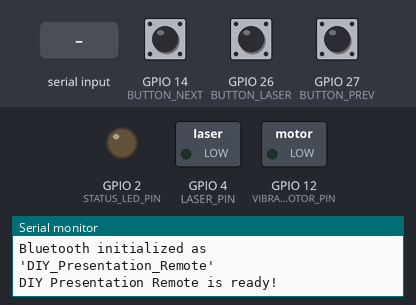
This sketch was run on a simulated ESP32. Shown: switched loads named in the sketch (green lamp = pin HIGH), output pins drawn as LEDs (lit = HIGH), the last lines printed to the serial monitor. The test bench sets the inputs (shaded band); at power-on: GPIO 26 (BUTTON_LASER) HIGH, GPIO 14 (BUTTON_NEXT) HIGH, GPIO 27 (BUTTON_PREV) HIGH (analog values on the 0–4095 scale). Nothing arrives over Bluetooth unless stated.

Above: at 3.4 s.
3.5 s: GPIO 26 (BUTTON_LASER) pulled LOW for 0.15 s
At 4.1 s:
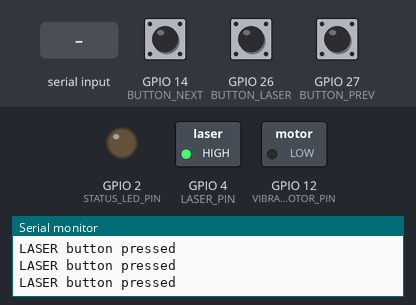
5.1 s: "OK\n" received over the second serial link
At 5.21 s:
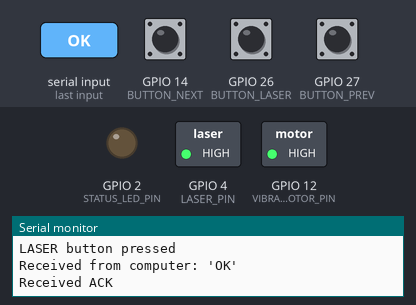
Timing chart, 0 to 8.1 s (numbered marks = the images above; inputs shaded):
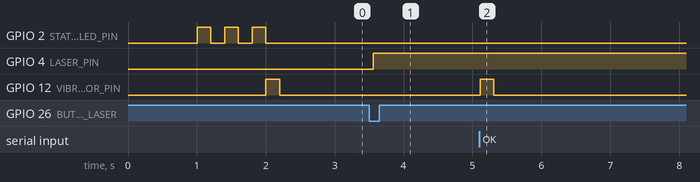

The sketch:

nexer_claude_ver2.ino
```cpp
#include <BluetoothSerial.h>

// Check if Bluetooth is properly supported
#if !defined(CONFIG_BT_ENABLED) || !defined(CONFIG_BLUEDROID_ENABLED)
#error Bluetooth is not enabled! Please run `make menuconfig` to enable it
#endif

// Initialize BluetoothSerial
BluetoothSerial SerialBT;

// Define pin connections
#define BUTTON_NEXT 14       // Next slide button pin
#define BUTTON_PREV 27       // Previous slide button pin
#define BUTTON_LASER 26      // Laser button pin
#define LASER_PIN 4          // Laser module pin
#define VIBRATION_MOTOR_PIN 12 // Vibration motor pin
#define BATTERY_PIN 35       // ADC pin for battery monitoring
#define STATUS_LED_PIN 2     // Built-in LED for status indication

// Debounce configuration
#define DEBOUNCE_DELAY 50    // Debounce time in milliseconds
unsigned long lastDebounceTimeNext = 0;
unsigned long lastDebounceTimePrev = 0;
unsigned long lastDebounceTimeLaser = 0;
bool lastNextState = HIGH;
bool lastPrevState = HIGH;
bool lastLaserState = HIGH;

// Battery monitoring
#define BATTERY_CHECK_INTERVAL 60000  // Check battery every minute
unsigned long lastBatteryCheck = 0;
float batteryLevel = 0.0;

// Sleep configuration
#define INACTIVITY_TIMEOUT 300000  // 5 minutes of inactivity before sleep
unsigned long lastActivityTime = 0;
bool deepSleepEnabled = true;

// Communication status
unsigned long lastCommandSentTime = 0;
bool waitingForAck = false;
#define ACK_TIMEOUT 3000     // Time to wait for acknowledgment (3 seconds)

// Debug mode
bool debugMode = true;

void setup() {
  // Initialize Serial for debugging
  Serial.begin(115200);
  delay(1000); // Give time for serial to connect
  Serial.println("\n\n--- DIY Presentation Remote Starting ---");

  // Initialize Bluetooth Serial with unique name that matches Python code
  SerialBT.begin("DIY_Presentation_Remote");
  Serial.println("Bluetooth initialized as 'DIY_Presentation_Remote'");

  // Configure button pins as input with pull-up resistors
  pinMode(BUTTON_NEXT, INPUT_PULLUP);
  pinMode(BUTTON_PREV, INPUT_PULLUP);
  pinMode(BUTTON_LASER, INPUT_PULLUP);

  // Configure output pins
  pinMode(LASER_PIN, OUTPUT);
  pinMode(VIBRATION_MOTOR_PIN, OUTPUT);
  pinMode(STATUS_LED_PIN, OUTPUT);

  // Turn off outputs
  digitalWrite(LASER_PIN, LOW);
  digitalWrite(VIBRATION_MOTOR_PIN, LOW);
  digitalWrite(STATUS_LED_PIN, LOW);

  // Configure ADC for battery monitoring
  analogReadResolution(12);  // 12-bit resolution for ADC

  // Welcome indication
  blinkStatusLED(3, 200); // Blink 3 times
  triggerVibration(200);  // Short vibration

  Serial.println("DIY Presentation Remote is ready!");

  // Update last activity time
  lastActivityTime = millis();
}

void loop() {
  // Read button states with debouncing
  handleButtons();

  // Check for incoming messages
  checkBluetooth();

  // Check battery level periodically
  checkBattery();

  // Check for sleep condition
  checkSleep();

  // Check for acknowledgment timeout
  checkAckTimeout();

  // Small delay for stability
  delay(10);
}

void handleButtons() {
  // Read current button states
  bool currentNextState = digitalRead(BUTTON_NEXT);
  bool currentPrevState = digitalRead(BUTTON_PREV);
  bool currentLaserState = digitalRead(BUTTON_LASER);

  // Handle next slide button with debouncing
  if (currentNextState != lastNextState) {
    lastDebounceTimeNext = millis();
  }

  if ((millis() - lastDebounceTimeNext) > DEBOUNCE_DELAY) {
    if (currentNextState == LOW && lastNextState == HIGH) {  // Button pressed (active LOW with pull-up)
      Serial.println("NEXT button pressed");
      if (!waitingForAck) { // Only send if not waiting for previous ACK
        sendBluetoothCommand("NEXT");
        waitingForAck = true;
        lastCommandSentTime = millis();
        digitalWrite(STATUS_LED_PIN, HIGH); // Turn on LED while waiting for ACK
      } else {
        Serial.println("Ignoring button - still waiting for previous ACK");
      }
      lastActivityTime = millis();  // Update activity time
    }
  }

  // Handle previous slide button with debouncing
  if (currentPrevState != lastPrevState) {
    lastDebounceTimePrev = millis();
  }

  if ((millis() - lastDebounceTimePrev) > DEBOUNCE_DELAY) {
    if (currentPrevState == LOW && lastPrevState == HIGH) {  // Button pressed (active LOW with pull-up)
      Serial.println("PREV button pressed");
      if (!waitingForAck) { // Only send if not waiting for previous ACK
        sendBluetoothCommand("PREV");
        waitingForAck = true;
        lastCommandSentTime = millis();
        digitalWrite(STATUS_LED_PIN, HIGH); // Turn on LED while waiting for ACK
      } else {
        Serial.println("Ignoring button - still waiting for previous ACK");
      }
      lastActivityTime = millis();  // Update activity time
    }
  }

  // Handle laser button with debouncing
  if (currentLaserState != lastLaserState) {
    lastDebounceTimeLaser = millis();
  }

  if ((millis() - lastDebounceTimeLaser) > DEBOUNCE_DELAY) {
    if (currentLaserState == LOW) {  // Button pressed (active LOW with pull-up)
      Serial.println("LASER button pressed");
      digitalWrite(LASER_PIN, HIGH);
      lastActivityTime = millis();  // Update activity time
    } else if (currentLaserState == HIGH && lastLaserState == LOW) {
      Serial.println("LASER button released");
      digitalWrite(LASER_PIN, LOW);
    }
  }

  // Update last states
  lastNextState = currentNextState;
  lastPrevState = currentPrevState;
  lastLaserState = currentLaserState;
}

// Function to check for acknowledgment timeout
void checkAckTimeout() {
  if (waitingForAck && (millis() - lastCommandSentTime > ACK_TIMEOUT)) {
    Serial.println("ACK timeout - no response received");
    waitingForAck = false;
    digitalWrite(STATUS_LED_PIN, LOW);

    // Double vibration to indicate failure
    triggerVibration(100);
    delay(100);
    triggerVibration(100);
  }
}

// Function to check for incoming Bluetooth messages
void checkBluetooth() {
  if (SerialBT.available()) {
    // Read the incoming message
    String message = SerialBT.readStringUntil('\n');
    message.trim(); // Remove any whitespace or newline characters

    Serial.print("Received from computer: '");
    Serial.print(message);
    Serial.println("'");

    // Process the message
    if (message.equals("PING")) {
      Serial.println("Responding to PING");
      SerialBT.println("PONG");
      SerialBT.flush();
    }
    else if (message.equals("BATTERY?")) {
      String batteryMessage = "BATTERY:" + String(batteryLevel, 1);
      Serial.println("Sending: " + batteryMessage);
      SerialBT.println(batteryMessage);
      SerialBT.flush();
    }
    else if (message.equals("OK")) {
      Serial.println("Received ACK");
      waitingForAck = false;
      digitalWrite(STATUS_LED_PIN, LOW);
      triggerVibration(200); // Vibrate to indicate success
    }

    lastActivityTime = millis();  // Update activity time
  }
}

// Function to check battery level
void checkBattery() {
  unsigned long currentTime = millis();

  if (currentTime - lastBatteryCheck >= BATTERY_CHECK_INTERVAL) {
    lastBatteryCheck = currentTime;

    // Read battery voltage through voltage divider
    // Assuming a voltage divider that halves the battery voltage to fit in 3.3V range
    int rawValue = analogRead(BATTERY_PIN);
    float voltage = rawValue * (3.3 / 4095.0) * 2; // Convert to actual voltage

    // Convert voltage to percentage (assuming 4.2V is 100% and 3.3V is 0%)
    batteryLevel = ((voltage - 3.3) / 0.9) * 100.0;
    batteryLevel = constrain(batteryLevel, 0.0, 100.0);

    // Send battery level
    Serial.print("Battery: ");
    Serial.print(batteryLevel);
    Serial.println("%");

    // Low battery warning
    if (batteryLevel < 20.0) {
      // Triple vibration for low battery warning
      triggerVibration(100);
      delay(100);
      triggerVibration(100);
      delay(100);
      triggerVibration(100);
    }
  }
}

// Function to check if the device should go to sleep
void checkSleep() {
  if (deepSleepEnabled && millis() - lastActivityTime > INACTIVITY_TIMEOUT) {
    Serial.println("Entering deep sleep mode...");
    SerialBT.println("SLEEP");
    SerialBT.flush();
    delay(100);

    // Configure wake-up sources (any button press)
    esp_sleep_enable_ext0_wakeup(GPIO_NUM_14, LOW); // BUTTON_NEXT

    // Enter deep sleep
    esp_deep_sleep_start();
  }
}

// Function to send Bluetooth commands
void sendBluetoothCommand(const char* command) {
  Serial.print("Sending command: '");
  Serial.print(command);
  Serial.println("'");

  // Send the command with a newline
  SerialBT.println(command);

  // Flush to ensure data is sent
  SerialBT.flush();

  // Debug indicator
  blinkStatusLED(1, 100);
}

// Function to trigger vibration motor with specified duration
void triggerVibration(int duration) {
  digitalWrite(VIBRATION_MOTOR_PIN, HIGH);
  delay(duration);
  digitalWrite(VIBRATION_MOTOR_PIN, LOW);
}

// Function to blink the status LED
void blinkStatusLED(int times, int duration) {
  for (int i = 0; i < times; i++) {
    digitalWrite(STATUS_LED_PIN, HIGH);
    delay(duration);
    digitalWrite(STATUS_LED_PIN, LOW);
    if (i < times - 1) {
      delay(duration);
    }
  }
}
```

Measured:
- after the input at 3.5 s, GPIO 4 (LASER_PIN): LOW → HIGH after 0.06 s
- after the input at 5.1 s, GPIO 12 (VIBRATION_MOTOR_PIN): LOW → HIGH at once, → LOW 0.20 s later
